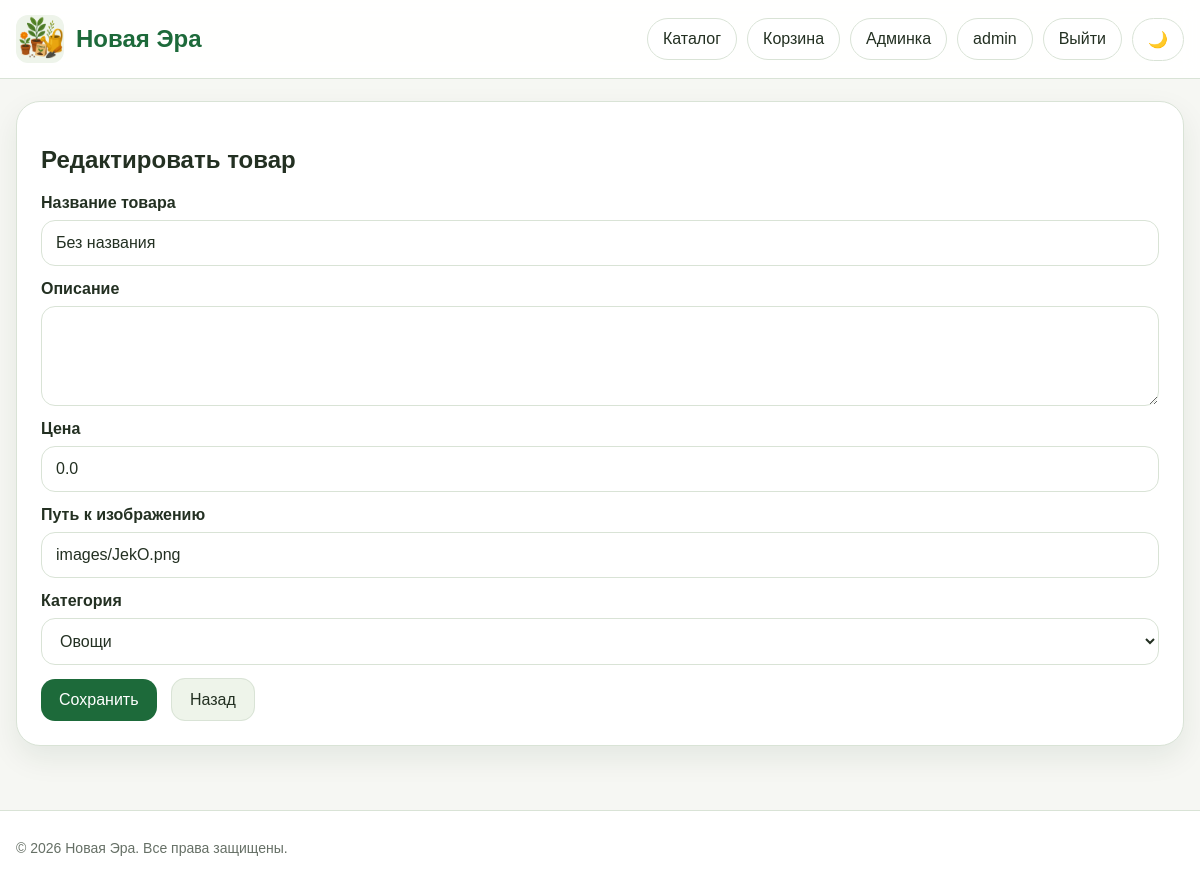
Page /admin/edit/14 (signed in) on the earlier database version.
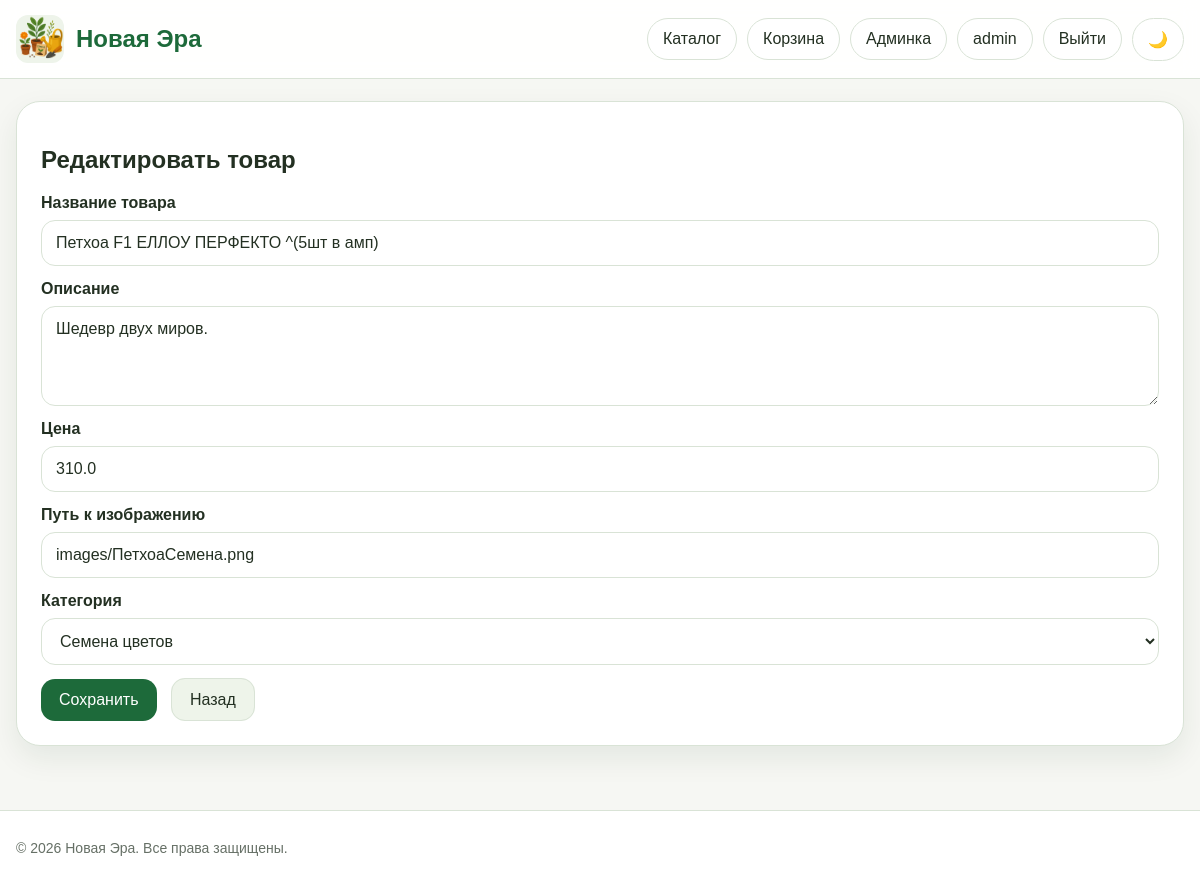
Same page on the later database version.
### models.py (models this page shows, shortened)
class Product(db.Model):
    __tablename__ = "products"
    id = db.Column(db.Integer, primary_key=True)
    name = db.Column(db.String(200), nullable=False, index=True)
    description = db.Column(db.Text, nullable=False)
    price = db.Column(db.Float, nullable=False)
    image_url = db.Column(db.String(255), nullable=True)
    category_id = db.Column(db.Integer, db.ForeignKey("categories.id"), nullable=False)
    created_at = db.Column(db.DateTime, default=datetime.utcnow, nullable=False)
    category = db.relationship("Category", back_populates="products", lazy="selectin")

### routes.py (the view)
@bp.route("/admin/edit/<int:product_id>", methods=["GET", "POST"])
@login_required
def edit_product(product_id: int):
    _admin_only()
    product = db.session.get(Product, product_id)
    if not product: abort(404)
    form = ProductForm(obj=product); form.category.data = product.category_id
    if form.validate_on_submit():
        product.name = form.name.data.strip(); product.description = form.description.data.strip()
        product.price = float(form.price.data); product.image_url = form.image_url.data.strip() or None
        product.category_id = form.category.data
        db.session.commit(); flash("Товар обновлён.", "success")
        return redirect(url_for("main.admin"))
    elif request.method == "POST": _flash_errors(form)
    return render_template("admin_form.html", form=form, title="Редактировать товар")

### forms.py
class ProductForm(FlaskForm):
    name = StringField("Название товара", validators=[DataRequired(), Length(min=2, max=200)])
    description = TextAreaField("Описание", validators=[DataRequired(), Length(min=10)])
    price = FloatField("Цена", validators=[DataRequired(), NumberRange(min=0)])
    image_url = StringField("Путь к изображению", validators=[Length(max=255)])
    category = SelectField("Категория", coerce=int, validators=[DataRequired()])
    submit = SubmitField("Сохранить")
    def __init__(self, *args, **kwargs):
        super().__init__(*args, **kwargs)
        self.category.choices = [(c.id, c.name) for c in Category.query.order_by(Category.name).all()]

### routes.py (called while the page is built)
@login_manager.user_loader
def load_user(user_id: str):
    try: return db.session.get(User, int(user_id))
    except: return None

def _admin_only():
    if not current_user.is_authenticated or not current_user.is_admin:
        abort(403)

### templates/admin_form.html (shortened to what this page needs)
{% extends "base.html" %}
{% block content %}
<div class="form-container">
    <h2>{{ title }}</h2>
    <form method="POST">
        <div class="form-group">
            {{ form.name.label }} {{ form.name(class="form-control") }}
        </div>
        <div class="form-group">
            {{ form.description.label }} {{ form.description(class="form-control", rows=4) }}
        </div>
        <div class="form-group">
            {{ form.price.label }} {{ form.price(class="form-control") }}
        </div>
        <div class="form-group">
            {{ form.image_url.label }} {{ form.image_url(class="form-control", placeholder="images/icon.png или URL") }}
        </div>
        <div class="form-group">
            {{ form.category.label }} {{ form.category(class="form-control") }}
        </div>
        {{ form.submit(class="save-btn") }}
        <a href="{{ url_for('main.admin') }}" class="back-btn" style="margin-left:10px;">Назад</a>
    </form>
</div>
{% endblock %}

Differences in the rows shown:
changed Product: name "Без названия" → "Петхоа F1 ЕЛЛОУ ПЕРФЕКТО ^(5шт в амп)"; description (not shown) → "Шедевр двух миров."; price "0.0" → "310.0"; image_url "images/JekO.png" → "images/ПетхоаСемена.png"; category "Овощи" → "Семена цветов"
